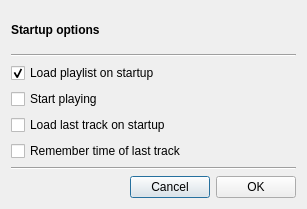
<?xml version="1.0" encoding="UTF-8"?>
<ui version="4.0">
 <class>GUI_StartupDialog</class>
 <widget class="QDialog" name="GUI_StartupDialog">
  <property name="geometry">
   <rect>
    <x>0</x>
    <y>0</y>
    <width>307</width>
    <height>209</height>
   </rect>
  </property>
  <property name="sizePolicy">
   <sizepolicy hsizetype="Fixed" vsizetype="Fixed">
    <horstretch>0</horstretch>
    <verstretch>0</verstretch>
   </sizepolicy>
  </property>
  <property name="windowTitle">
   <string>Startup options</string>
  </property>
  <layout class="QGridLayout" name="gridLayout">
   <item row="9" column="0" colspan="3">
    <layout class="QHBoxLayout" name="horizontalLayout">
     <item>
      <spacer name="horizontalSpacer">
       <property name="orientation">
        <enum>Qt::Horizontal</enum>
       </property>
       <property name="sizeHint" stdset="0">
        <size>
         <width>40</width>
         <height>20</height>
        </size>
       </property>
      </spacer>
     </item>
     <item>
      <widget class="QPushButton" name="btn_cancel">
       <property name="text">
        <string>Cancel</string>
       </property>
      </widget>
     </item>
     <item>
      <widget class="QPushButton" name="btn_ok">
       <property name="text">
        <string>OK</string>
       </property>
      </widget>
     </item>
    </layout>
   </item>
   <item row="5" column="0">
    <widget class="QCheckBox" name="cb_load_last_track">
     <property name="text">
      <string>Load last track on startup</string>
     </property>
    </widget>
   </item>
   <item row="6" column="0">
    <widget class="QCheckBox" name="cb_remember_time">
     <property name="text">
      <string>Remember time of last track</string>
     </property>
    </widget>
   </item>
   <item row="0" column="0">
    <widget class="QLabel" name="label">
     <property name="font">
      <font>
       <weight>75</weight>
       <bold>true</bold>
      </font>
     </property>
     <property name="text">
      <string>Startup options</string>
     </property>
    </widget>
   </item>
   <item row="2" column="0">
    <widget class="QCheckBox" name="cb_load_pl_on_startup">
     <property name="text">
      <string>Load playlist on startup</string>
     </property>
     <property name="checked">
      <bool>true</bool>
     </property>
    </widget>
   </item>
   <item row="1" column="0" colspan="3">
    <widget class="Line" name="line">
     <property name="orientation">
      <enum>Qt::Horizontal</enum>
     </property>
    </widget>
   </item>
   <item row="8" column="0" colspan="3">
    <widget class="Line" name="line_2">
     <property name="orientation">
      <enum>Qt::Horizontal</enum>
     </property>
    </widget>
   </item>
   <item row="3" column="0">
    <widget class="QCheckBox" name="cb_start_playing">
     <property name="text">
      <string>Start playing</string>
     </property>
    </widget>
   </item>
  </layout>
 </widget>
 <resources/>
 <connections>
  <connection>
   <sender>btn_cancel</sender>
   <signal>clicked()</signal>
   <receiver>GUI_StartupDialog</receiver>
   <slot>close()</slot>
   <hints>
    <hint type="sourcelabel">
     <x>163</x>
     <y>185</y>
    </hint>
    <hint type="destinationlabel">
     <x>153</x>
     <y>104</y>
    </hint>
   </hints>
  </connection>
 </connections>
</ui>
